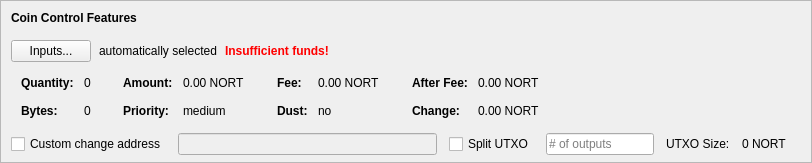
    <widget class="QFrame" name="frameCoinControl">
     <property name="sizePolicy">
      <sizepolicy hsizetype="Expanding" vsizetype="Expanding">
       <horstretch>0</horstretch>
       <verstretch>0</verstretch>
      </sizepolicy>
     </property>
     <property name="maximumSize">
      <size>
       <width>16777215</width>
       <height>16777215</height>
      </size>
     </property>
     <property name="frameShape">
      <enum>QFrame::StyledPanel</enum>
     </property>
     <property name="frameShadow">
      <enum>QFrame::Sunken</enum>
     </property>
     <layout class="QVBoxLayout" name="verticalLayoutCoinControl2">
      <property name="spacing">
       <number>0</number>
      </property>
      <property name="leftMargin">
       <number>0</number>
      </property>
      <property name="topMargin">
       <number>0</number>
      </property>
      <property name="rightMargin">
       <number>0</number>
      </property>
      <property name="bottomMargin">
       <number>6</number>
      </property>
      <item>
       <layout class="QVBoxLayout" name="verticalLayoutCoinControl" stretch="0,0,0,0,1">
        <property name="spacing">
         <number>0</number>
        </property>
        <property name="leftMargin">
         <number>10</number>
        </property>
        <property name="topMargin">
         <number>10</number>
        </property>
        <item>
         <layout class="QHBoxLayout" name="horizontalLayoutCoinControl1">
          <property name="bottomMargin">
           <number>15</number>
          </property>
          <item>
           <widget class="QLabel" name="labelCoinControlFeatures">
            <property name="sizePolicy">
             <sizepolicy hsizetype="Preferred" vsizetype="Maximum">
              <horstretch>0</horstretch>
              <verstretch>0</verstretch>
             </sizepolicy>
            </property>
            <property name="font">
             <font>
              <weight>75</weight>
              <bold>true</bold>
             </font>
            </property>
            <property name="styleSheet">
             <string notr="true">font-weight:bold;</string>
            </property>
            <property name="text">
             <string>Coin Control Features</string>
            </property>
           </widget>
          </item>
         </layout>
        </item>
        <item>
         <layout class="QHBoxLayout" name="horizontalLayoutCoinControl2" stretch="0,0,0,0">
          <property name="spacing">
           <number>8</number>
          </property>
          <property name="bottomMargin">
           <number>10</number>
          </property>
          <item>
           <widget class="QPushButton" name="pushButtonCoinControl">
            <property name="styleSheet">
             <string notr="true"/>
            </property>
            <property name="text">
             <string>Inputs...</string>
            </property>
            <property name="autoDefault">
             <bool>false</bool>
            </property>
           </widget>
          </item>
          <item>
           <widget class="QLabel" name="labelCoinControlAutomaticallySelected">
            <property name="text">
             <string>automatically selected</string>
            </property>
            <property name="margin">
             <number>5</number>
            </property>
           </widget>
          </item>
          <item>
           <widget class="QLabel" name="labelCoinControlInsuffFunds">
            <property name="font">
             <font>
              <weight>75</weight>
              <bold>true</bold>
             </font>
            </property>
            <property name="styleSheet">
             <string notr="true">color:red;font-weight:bold;</string>
            </property>
            <property name="text">
             <string>Insufficient funds!</string>
            </property>
            <property name="margin">
             <number>5</number>
            </property>
           </widget>
          </item>
          <item>
           <spacer name="horizontalSpacerCoinControl">
            <property name="orientation">
             <enum>Qt::Horizontal</enum>
            </property>
            <property name="sizeHint" stdset="0">
             <size>
              <width>40</width>
              <height>1</height>
             </size>
            </property>
           </spacer>
          </item>
         </layout>
        </item>
        <item>
         <widget class="QWidget" name="widgetCoinControl" native="true">
          <property name="sizePolicy">
           <sizepolicy hsizetype="Preferred" vsizetype="Preferred">
            <horstretch>0</horstretch>
            <verstretch>0</verstretch>
           </sizepolicy>
          </property>
          <property name="minimumSize">
           <size>
            <width>0</width>
            <height>0</height>
           </size>
          </property>
          <property name="styleSheet">
           <string notr="true"/>
          </property>
          <layout class="QHBoxLayout" name="horizontalLayoutCoinControl5">
           <property name="leftMargin">
            <number>0</number>
           </property>
           <property name="topMargin">
            <number>0</number>
           </property>
           <property name="rightMargin">
            <number>0</number>
           </property>
           <property name="bottomMargin">
            <number>0</number>
           </property>
           <item>
            <layout class="QHBoxLayout" name="horizontalLayoutCoinControl3" stretch="0,0,0,1">
             <property name="spacing">
              <number>20</number>
             </property>
             <property name="topMargin">
              <number>0</number>
             </property>
             <property name="bottomMargin">
              <number>10</number>
             </property>
             <item>
              <layout class="QFormLayout" name="formLayoutCoinControl1">
               <property name="horizontalSpacing">
                <number>10</number>
               </property>
               <property name="verticalSpacing">
                <number>14</number>
               </property>
               <property name="leftMargin">
                <number>10</number>
               </property>
               <property name="topMargin">
                <number>4</number>
               </property>
               <property name="rightMargin">
                <number>6</number>
               </property>
               <item row="0" column="0">
                <widget class="QLabel" name="labelCoinControlQuantityText">
                 <property name="font">
                  <font>
                   <weight>75</weight>
                   <bold>true</bold>
                  </font>
                 </property>
                 <property name="text">
                  <string>Quantity:</string>
                 </property>
                 <property name="margin">
                  <number>0</number>
                 </property>
                </widget>
               </item>
               <item row="0" column="1">
                <widget class="QLabel" name="labelCoinControlQuantity">
                 <property name="cursor">
                  <cursorShape>IBeamCursor</cursorShape>
                 </property>
                 <property name="contextMenuPolicy">
                  <enum>Qt::ActionsContextMenu</enum>
                 </property>
                 <property name="text">
                  <string notr="true">0</string>
                 </property>
                 <property name="margin">
                  <number>0</number>
                 </property>
                 <property name="textInteractionFlags">
                  <set>Qt::LinksAccessibleByMouse|Qt::TextSelectableByKeyboard|Qt::TextSelectableByMouse</set>
                 </property>
                </widget>
               </item>
               <item row="1" column="0">
                <widget class="QLabel" name="labelCoinControlBytesText">
                 <property name="font">
                  <font>
                   <weight>75</weight>
                   <bold>true</bold>
                  </font>
                 </property>
                 <property name="text">
                  <string>Bytes:</string>
                 </property>
                </widget>
               </item>
               <item row="1" column="1">
                <widget class="QLabel" name="labelCoinControlBytes">
                 <property name="cursor">
                  <cursorShape>IBeamCursor</cursorShape>
                 </property>
                 <property name="contextMenuPolicy">
                  <enum>Qt::ActionsContextMenu</enum>
                 </property>
                 <property name="text">
                  <string notr="true">0</string>
                 </property>
                 <property name="textInteractionFlags">
                  <set>Qt::LinksAccessibleByMouse|Qt::TextSelectableByKeyboard|Qt::TextSelectableByMouse</set>
                 </property>
                </widget>
               </item>
              </layout>
             </item>
             <item>
              <layout class="QFormLayout" name="formLayoutCoinControl2">
               <property name="horizontalSpacing">
                <number>10</number>
               </property>
               <property name="verticalSpacing">
                <number>14</number>
               </property>
               <property name="leftMargin">
                <number>6</number>
               </property>
               <property name="topMargin">
                <number>4</number>
               </property>
               <property name="rightMargin">
                <number>6</number>
               </property>
               <item row="0" column="0">
                <widget class="QLabel" name="labelCoinControlAmountText">
                 <property name="font">
                  <font>
                   <weight>75</weight>
                   <bold>true</bold>
                  </font>
                 </property>
                 <property name="text">
                  <string>Amount:</string>
                 </property>
                 <property name="margin">
                  <number>0</number>
                 </property>
                </widget>
               </item>
               <item row="0" column="1">
                <widget class="QLabel" name="labelCoinControlAmount">
                 <property name="cursor">
                  <cursorShape>IBeamCursor</cursorShape>
                 </property>
                 <property name="contextMenuPolicy">
                  <enum>Qt::ActionsContextMenu</enum>
                 </property>
                 <property name="text">
                  <string notr="true">0.00 NORT</string>
                 </property>
                 <property name="textInteractionFlags">
                  <set>Qt::LinksAccessibleByMouse|Qt::TextSelectableByKeyboard|Qt::TextSelectableByMouse</set>
                 </property>
                </widget>
               </item>
               <item row="1" column="0">
                <widget class="QLabel" name="labelCoinControlPriorityText">
                 <property name="font">
                  <font>
                   <weight>75</weight>
                   <bold>true</bold>
                  </font>
                 </property>
                 <property name="text">
                  <string>Priority:</string>
                 </property>
                </widget>
               </item>
               <item row="1" column="1">
                <widget class="QLabel" name="labelCoinControlPriority">
                 <property name="cursor">
                  <cursorShape>IBeamCursor</cursorShape>
                 </property>
                 <property name="contextMenuPolicy">
                  <enum>Qt::ActionsContextMenu</enum>
                 </property>
                 <property name="text">
                  <string>medium</string>
                 </property>
                 <property name="textInteractionFlags">
                  <set>Qt::LinksAccessibleByMouse|Qt::TextSelectableByKeyboard|Qt::TextSelectableByMouse</set>
                 </property>
                </widget>
               </item>
              </layout>
             </item>
             <item>
              <layout class="QFormLayout" name="formLayoutCoinControl3">
               <property name="horizontalSpacing">
                <number>10</number>
               </property>
               <property name="verticalSpacing">
                <number>14</number>
               </property>
               <property name="leftMargin">
                <number>6</number>
               </property>
               <property name="topMargin">
                <number>4</number>
               </property>
               <property name="rightMargin">
                <number>6</number>
               </property>
               <item row="0" column="0">
                <widget class="QLabel" name="labelCoinControlFeeText">
                 <property name="font">
                  <font>
                   <weight>75</weight>
                   <bold>true</bold>
                  </font>
                 </property>
                 <property name="text">
                  <string>Fee:</string>
                 </property>
                 <property name="margin">
                  <number>0</number>
                 </property>
                </widget>
               </item>
               <item row="0" column="1">
                <widget class="QLabel" name="labelCoinControlFee">
                 <property name="cursor">
                  <cursorShape>IBeamCursor</cursorShape>
                 </property>
                 <property name="contextMenuPolicy">
                  <enum>Qt::ActionsContextMenu</enum>
                 </property>
                 <property name="text">
                  <string notr="true">0.00 NORT</string>
                 </property>
                 <property name="textInteractionFlags">
                  <set>Qt::LinksAccessibleByMouse|Qt::TextSelectableByKeyboard|Qt::TextSelectableByMouse</set>
                 </property>
                </widget>
               </item>
               <item row="1" column="0">
                <widget class="QLabel" name="labelCoinControlLowOutputText">
                 <property name="font">
                  <font>
                   <weight>75</weight>
                   <bold>true</bold>
                  </font>
                 </property>
                 <property name="text">
                  <string>Dust:</string>
                 </property>
                </widget>
               </item>
               <item row="1" column="1">
                <widget class="QLabel" name="labelCoinControlLowOutput">
                 <property name="cursor">
                  <cursorShape>IBeamCursor</cursorShape>
                 </property>
                 <property name="contextMenuPolicy">
                  <enum>Qt::ActionsContextMenu</enum>
                 </property>
                 <property name="text">
                  <string>no</string>
                 </property>
                 <property name="textInteractionFlags">
                  <set>Qt::LinksAccessibleByMouse|Qt::TextSelectableByKeyboard|Qt::TextSelectableByMouse</set>
                 </property>
                </widget>
               </item>
              </layout>
             </item>
             <item>
              <layout class="QFormLayout" name="formLayoutCoinControl4">
               <property name="horizontalSpacing">
                <number>10</number>
               </property>
               <property name="verticalSpacing">
                <number>14</number>
               </property>
               <property name="leftMargin">
                <number>6</number>
               </property>
               <property name="topMargin">
                <number>4</number>
               </property>
               <property name="rightMargin">
                <number>6</number>
               </property>
               <item row="0" column="0">
                <widget class="QLabel" name="labelCoinControlAfterFeeText">
                 <property name="font">
                  <font>
                   <weight>75</weight>
                   <bold>true</bold>
                  </font>
                 </property>
                 <property name="text">
                  <string>After Fee:</string>
                 </property>
                 <property name="margin">
                  <number>0</number>
                 </property>
                </widget>
               </item>
               <item row="0" column="1">
                <widget class="QLabel" name="labelCoinControlAfterFee">
                 <property name="cursor">
                  <cursorShape>IBeamCursor</cursorShape>
                 </property>
                 <property name="contextMenuPolicy">
                  <enum>Qt::ActionsContextMenu</enum>
                 </property>
                 <property name="text">
                  <string notr="true">0.00 NORT</string>
                 </property>
                 <property name="textInteractionFlags">
                  <set>Qt::LinksAccessibleByMouse|Qt::TextSelectableByKeyboard|Qt::TextSelectableByMouse</set>
                 </property>
                </widget>
               </item>
               <item row="1" column="0">
                <widget class="QLabel" name="labelCoinControlChangeText">
                 <property name="font">
                  <font>
                   <weight>75</weight>
                   <bold>true</bold>
                  </font>
                 </property>
                 <property name="text">
                  <string>Change:</string>
                 </property>
                </widget>
               </item>
               <item row="1" column="1">
                <widget class="QLabel" name="labelCoinControlChange">
                 <property name="cursor">
                  <cursorShape>IBeamCursor</cursorShape>
                 </property>
                 <property name="contextMenuPolicy">
                  <enum>Qt::ActionsContextMenu</enum>
                 </property>
                 <property name="text">
                  <string notr="true">0.00 NORT</string>
                 </property>
                 <property name="textInteractionFlags">
                  <set>Qt::LinksAccessibleByMouse|Qt::TextSelectableByKeyboard|Qt::TextSelectableByMouse</set>
                 </property>
                </widget>
               </item>
              </layout>
             </item>
            </layout>
           </item>
          </layout>
         </widget>
        </item>
        <item>
         <layout class="QHBoxLayout" name="horizontalLayoutCoinControl4" stretch="0,0,0,0,0,0,0">
          <property name="spacing">
           <number>12</number>
          </property>
          <property name="sizeConstraint">
           <enum>QLayout::SetDefaultConstraint</enum>
          </property>
          <property name="topMargin">
           <number>5</number>
          </property>
          <property name="rightMargin">
           <number>5</number>
          </property>
          <item>
           <widget class="QCheckBox" name="checkBoxCoinControlChange">
            <property name="toolTip">
             <string>If this is activated, but the change address is empty or invalid, change will be sent to a newly generated address.</string>
            </property>
            <property name="text">
             <string>Custom change address</string>
            </property>
           </widget>
          </item>
          <item>
           <widget class="QValidatedLineEdit" name="lineEditCoinControlChange">
            <property name="enabled">
             <bool>false</bool>
            </property>
            <property name="sizePolicy">
             <sizepolicy hsizetype="Expanding" vsizetype="Fixed">
              <horstretch>0</horstretch>
              <verstretch>0</verstretch>
             </sizepolicy>
            </property>
           </widget>
          </item>
          <item>
           <widget class="QCheckBox" name="splitBlockCheckBox">
            <property name="text">
             <string>Split UTXO</string>
            </property>
           </widget>
          </item>
          <item>
           <widget class="QLineEdit" name="splitBlockLineEdit">
            <property name="sizePolicy">
             <sizepolicy hsizetype="Fixed" vsizetype="Fixed">
              <horstretch>50</horstretch>
              <verstretch>0</verstretch>
             </sizepolicy>
            </property>
            <property name="placeholderText">
             <string># of outputs</string>
            </property>
           </widget>
          </item>
          <item>
           <widget class="QLabel" name="labelBlockSizeText">
            <property name="text">
             <string>UTXO Size:</string>
            </property>
           </widget>
          </item>
          <item>
           <widget class="QLabel" name="labelBlockSize">
            <property name="text">
             <string>0 NORT</string>
            </property>
           </widget>
          </item>
          <item>
           <widget class="QLabel" name="labelCoinControlChangeLabel">
            <property name="sizePolicy">
             <sizepolicy hsizetype="Preferred" vsizetype="Expanding">
              <horstretch>0</horstretch>
              <verstretch>0</verstretch>
             </sizepolicy>
            </property>
            <property name="minimumSize">
             <size>
              <width>0</width>
              <height>0</height>
             </size>
            </property>
            <property name="text">
             <string/>
            </property>
            <property name="margin">
             <number>3</number>
            </property>
           </widget>
          </item>
         </layout>
        </item>
        <item>
         <spacer name="verticalSpacerCoinControl">
          <property name="orientation">
           <enum>Qt::Vertical</enum>
          </property>
          <property name="sizeHint" stdset="0">
           <size>
            <width>800</width>
            <height>1</height>
           </size>
          </property>
         </spacer>
        </item>
       </layout>
      </item>
     </layout>
    </widget>
